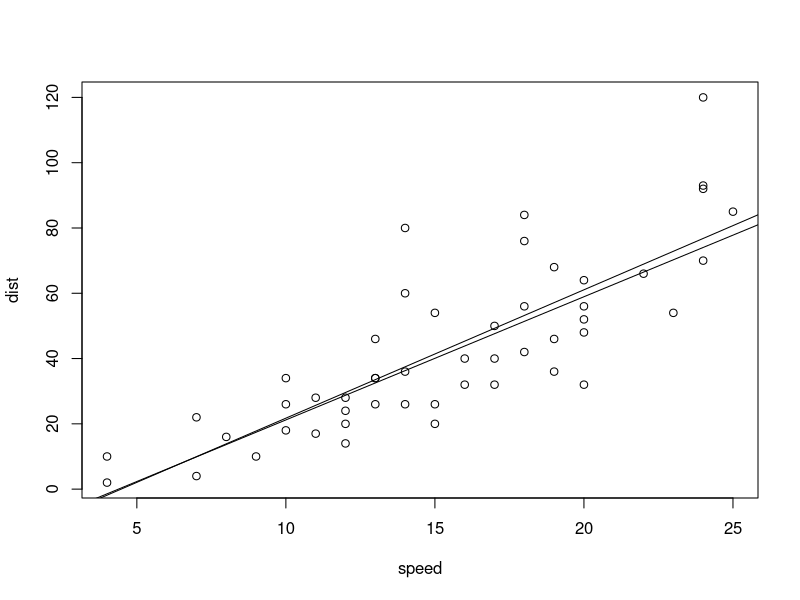

Reproduce this figure in R.
library(MASS)
data(cars)
lm=lm(dist~speed,data=cars)
rlm=rlm(dist~speed,data=cars)
plot(dist~speed,data=cars)
abline(lm)
abline(rlm)